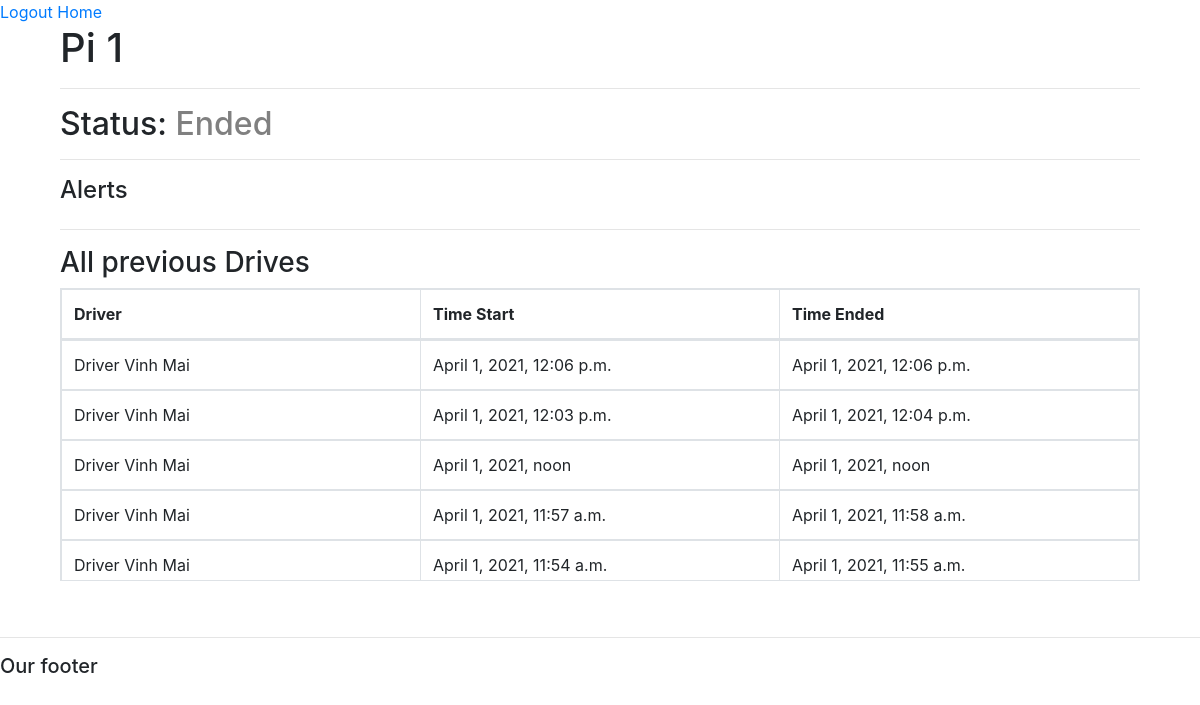
Page /drives/drives_of_pi/1/ on the committed database.
### accounts/models.py (models this page shows, shortened)
class RaspDevice(models.Model):
    STATUS = (
        ("online", "online"),
        ("offline", "offline"),
    )
    name = models.CharField(max_length=50)
    car = models.OneToOneField(Car, null=True, on_delete=models.SET_NULL)
    status = models.CharField(max_length=50, null=True, blank=True, choices=STATUS)
    lastActive = models.DateTimeField(null=True, blank=True)
    date_created = models.DateTimeField(auto_now_add=True)
    def __str__(self):
        return self.name

class Car(models.Model):
    name = models.CharField(max_length=50)
    driver = models.ForeignKey(Driver, null=True, on_delete=models.CASCADE)

class Driver(models.Model):
    profile = models.OneToOneField(Profile, null=True, on_delete=models.CASCADE)
    licenseDriver = models.CharField(max_length=10, null=True, blank=True)
    def __str__(self):
        return "Driver " + self.profile.name

class Profile(models.Model):
    ROLES = (
        ("admin", "admin"),
        ("driver", "driver"),
    )
    user = models.OneToOneField(User, null=True, blank=True, on_delete=models.CASCADE)
    name = models.CharField(max_length=50)
    phone = models.CharField(max_length=20, null=True, blank=True)
    role = models.CharField(max_length=20, choices=ROLES)
    email = models.CharField(max_length=30, null=True, blank=True)
    date_created = models.DateTimeField(auto_now_add=True)

### realtime/models.py (models this page shows, shortened)
class Drive(models.Model):
    STATUS = (
        ("ongoing", "ongoing"),
        ("ended", "ended"),
    )
    device = models.ForeignKey(RaspDevice, null=True, on_delete=models.CASCADE)
    startTime = models.DateTimeField(null=True)
    status = models.CharField(max_length=20, choices=STATUS)
    endTime = models.DateTimeField(null=True)

### realtime/views.py (the view)
# urls.py: path("drives_of_pi/<str:id>/", views.drivesOfPi, name="drivesOfPi"),
def drivesOfPi(request, id):
    piDevice = RaspDevice.objects.get(id=id)
    previousDrives = (
        piDevice.drive_set.all().filter(status="ended").order_by("-startTime")
    )
    onDrive = (
        piDevice.drive_set.all().get(status="ongoing")
        if piDevice.status == "online"
        else None
    )
    context = {"pi": piDevice, "previousDrives": previousDrives, "onDrive": onDrive}
    return render(request, "drivesOfPi.html", context)

### realtime/templates/drivesOfPi.html (shortened to what this page needs)
{% extends 'accounts/main.html' %} {% load static %} {% block content %}
<div class="container">
    <div class="container">
        <h1>{{ pi }}</h1>
        <hr>
        <div class="info">
            {% if pi.status == 'online' %}
            <h2>Status: <span style="color: lightgreen;">Ongoing</span></h2>
            <h3>StartTime: {{ onDrive.startTime }}</h3>
            {% else %}
            <h2>Status: <span style="color: gray;">Ended</span></h2>
            {% endif %}
        </div>
        <hr>
        <div class="alert-container">
            <h4>Alerts</h4>
        </div>
        <hr>
        <div class="historyTable">
            <h3>All previous Drives</h3>
            <div>
                <table class="table table-bordered">
                    <thead>
                        <tr>
                            <th scope="col">Driver</th>
                            <th scope="col">Time Start</th>
                            <th scope="col">Time Ended</th>
                        </tr>
                    </thead>
                    <tbody id="myTable">
                        {% for drive in previousDrives %}
                        <tr>
                            <td>{{ drive.device.car.driver }}</td>
                            <td>{{ drive.startTime }}</td>
                            <td>{{ drive.endTime }}</td>
                        </tr>
                        {% endfor %}
                    </tbody>
                </table>
            </div>
        </div>
    </div>
    <br>
</div>
{% endblock %}

### static/css/main.css (style rules this page uses)
body { margin: 0; padding: 0; height: 100vh; }

### static/css/profile.css (style rules this page uses)
body { background-color: #f9f9fa }

### realtime/templates/drivesOfPi.html (style rules this page uses)
table tbody { display: block; max-height: 30vh; overflow-y: scroll; }
table thead, table tbody tr { display: table; width: 100%; table-layout: fixed; }

### rows in the picture
RaspDevice: name "Pi 1"
Drive: device.car.driver "Driver Vinh Mai", startTime "April 1, 2021, 12:06 p.m.", endTime "April 1, 2021, 12:06 p.m."
Drive: device.car.driver "Driver Vinh Mai", startTime "April 1, 2021, 12:03 p.m.", endTime "April 1, 2021, 12:04 p.m."
Drive: device.car.driver "Driver Vinh Mai", startTime "April 1, 2021, noon", endTime "April 1, 2021, noon"
Drive: device.car.driver "Driver Vinh Mai", startTime "April 1, 2021, 11:57 a.m.", endTime "April 1, 2021, 11:58 a.m."
Drive: device.car.driver "Driver Vinh Mai", startTime "April 1, 2021, 11:54 a.m.", endTime "April 1, 2021, 11:55 a.m."
